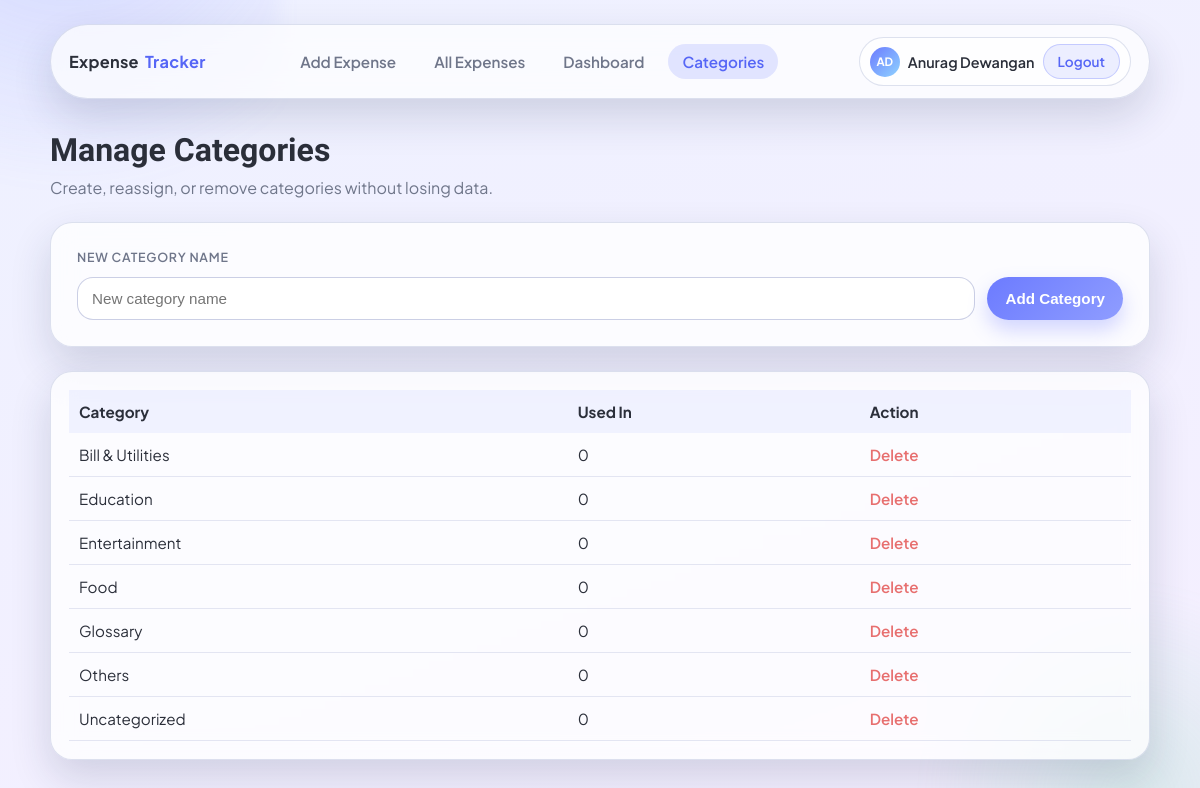
Page /categories (signed in) on the committed database.
### tables this page shows
CREATE TABLE categories (
    id INTEGER PRIMARY KEY AUTOINCREMENT,
    name TEXT UNIQUE NOT NULL
);

### app.py (the view)
@app.route("/categories")
@login_required
def categories_view():
    conn = get_db_connection()
    user_id = session.get("user_id")
    rows = conn.execute(
        """
        SELECT categories.id,
               categories.name,
               COUNT(expenses.id) AS usage_count
        FROM categories
        LEFT JOIN expenses
            ON categories.id = expenses.category_id
            AND expenses.user_id = ?
        GROUP BY categories.id
        ORDER BY categories.name
        """,
        (user_id,),
    ).fetchall()
    conn.close()
    return render_template("categories.html", categories=rows)

### app.py (called while the page is built, shortened)
def get_db_connection():
    conn = sqlite3.connect(DB_NAME)
    conn.row_factory = sqlite3.Row
    conn.execute("PRAGMA foreign_keys = ON")
    return DBConnection(conn, "sqlite")

def _initials_from_name(name, email=None):
    if name:
        parts = [part for part in name.strip().split() if part]
        initials = "".join([p[0].upper() for p in parts[:2]])
        if initials:
            return initials
    if email:
        return email.strip()[:2].upper()
    return "U"

def get_current_user():
    if not session.get("user_id"):
        return None
    return {
        "id": session.get("user_id"),
        "name": session.get("user_name"),
        "email": session.get("user_email"),
    }

@app.context_processor
def inject_current_user():
    user = get_current_user()
    initials = None
    if user:
        initials = _initials_from_name(user.get("name"), user.get("email"))
    return {"current_user": user, "user_initials": initials}

def login_required(view):
    @wraps(view)
    def wrapped(*args, **kwargs):
        if not session.get("user_id"):
            return redirect(url_for("login"))
        return view(*args, **kwargs)
    return wrapped

    def execute(self, query, params=None):
        params = params or []
        if self.db_type == "postgres":
            query = query.replace("?", "%s")
            cursor = self.conn.cursor(cursor_factory=RealDictCursor)
            cursor.execute(query, params)
            return cursor
        if params:
            return self.conn.execute(query, params)
        return self.conn.execute(query)

    def close(self):
        self.conn.close()

### templates/categories.html (shortened to what this page needs)
{% extends "base.html" %}
{% block content %}
<div class="page-header">
    <div>
        <h1>Manage Categories</h1>
        <p class="muted">Create, reassign, or remove categories without losing data.</p>
    </div>
</div>
<div class="panel">
    <form method="POST" action="{{ url_for('add_category') }}" class="category-form">
        <label for="new-category">New category name</label>
        <div class="category-row">
            <input id="new-category" type="text" name="name" placeholder="New category name" required>
            <button type="submit" class="btn btn-primary">Add Category</button>
        </div>
    </form>
</div>
<div class="panel table-card">
    <table class="table">
        <thead>
            <tr>
                <th>Category</th>
                <th>Used In</th>
                <th>Action</th>
            </tr>
        </thead>
        <tbody>
            {% for cat in categories %}
            <tr>
                <td data-label="Category">{{ cat['name'] }}</td>
                <td data-label="Used In">{{ cat['usage_count'] }}</td>
                <td data-label="Action" class="row-actions">
                    {% if cat['usage_count'] == 0 %}
                        <a href="{{ url_for('delete_category', id=cat['id']) }}" class="text-link danger">Delete</a>
                    {% else %}
                        <a href="{{ url_for('delete_category', id=cat['id']) }}" class="text-link">Reassign & Delete</a>
                    {% endif %}
                </td>
            </tr>
            {% endfor %}
        </tbody>
    </table>
</div>
{% endblock %}

### templates/base.html (shortened to what this page needs)
<!DOCTYPE html>
<html lang="en">
<head>
    <link rel="stylesheet" href="{{ url_for('static', filename='style.css') }}">
</head>
<body>
<div class="page">
    <header class="topbar">
        <div class="nav-shell">
            <div class="brand">
                <span>Expense</span>
                <span class="brand-accent">Tracker</span>
            </div>
            {% if current_user %}
                <nav class="nav-links">
                    <a href="/" class="{% if request.path == '/' %}active{% endif %}">Add Expense</a>
                    <a href="/expenses" class="{% if request.path.startswith('/expenses') or request.path.startswith('/edit/') or request.path.startswith('/delete/') %}active{% endif %}">All Expenses</a>
                    <a href="/dashboard" class="{% if request.path.startswith('/dashboard') %}active{% endif %}">Dashboard</a>
                    <a href="/categories" class="{% if request.path.startswith('/categories') or request.path.startswith('/add-category') or request.path.startswith('/delete-category') %}active{% endif %}">Categories</a>
                </nav>
                <div class="nav-user">
                    <span class="avatar">{{ user_initials }}</span>
                    <span class="nav-user-name">{{ current_user.name }}</span>
                    <a href="{{ url_for('logout') }}" class="btn btn-ghost btn-sm">Logout</a>
                </div>
            {% endif %}
        </div>
    </header>
    <main class="page-content">
        <div class="container">
            {% block content %}{% endblock %}
        </div>
    </main>
</div>
</body>
</html>

### rows in the picture
categories: name "Bill & Utilities", usage_count "0"
categories: name "Education", usage_count "0"
categories: name "Entertainment", usage_count "0"
categories: name "Food", usage_count "0"
categories: name "Glossary", usage_count "0"
categories: name "Others", usage_count "0"
categories: name "Uncategorized", usage_count "0"

### other values in the picture
{{ user_initials }} "AD"
{{ current_user.name }} "Anurag Dewangan"
